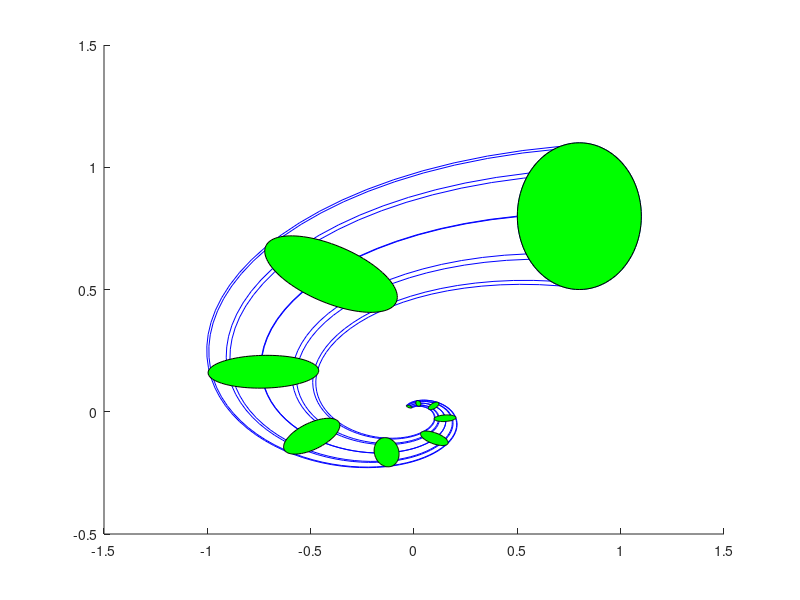

Write MATLAB code to recreate this figure.
%% TP Stabilité des EDO
A1 = [-1, -4;1 -1];
A2 = [1, -4;1 -1];
A3 = [1, 1;4 -2];

t0 = 0;
tf_12 = 2*pi/sqrt(3);
tf_3 = 1;
N = 100;% nombre de pas pour chaque equadiffn
nb_ci = 10;% nombre de points sur le cercle

% Tracé des cercles des points de départ
th = 0:pi/50:2*pi;
xunit_12 = 0.3 * cos(th) + 0.8;
yunit_12 = 0.3 * sin(th) + 0.8;
xunit_3 = 0.1 * cos(th) + 0.15;
yunit_3 = 0.1 * sin(th) - 0.6;
hold on

xunit = xunit_12;
yunit = yunit_12;
plot(xunit, yunit)

T_12 = linspace(t0, tf_12, N);
T_3 = linspace(t0, tf_3, N);

A = A1;
T = T_12;



mat_y0 = [xunit(1:nb_ci:100); yunit(1:nb_ci:100)];
mat_flot = [xunit ; yunit];
size(mat_flot)
% Calcul de la solution pour chaque condition initiale
for k=1:size(mat_y0, 2)
    Y = [];
    for t=1:length(T)
        Y = [Y, expm(T(t)*A)*mat_y0(:,k)];
        if (mod(t, 10) == 0)
%             mat_flot = [mat_flot, [Y(1,t);Y(2,t)]];
%             plot(Y(1,t),Y(2,t), 'g*')
        end
    end
    plot(Y(1,:), Y(2,:), 'b');
end

T_cercles_12 = linspace(t0, tf_12, 10);
T_cercles_3 = linspace(t0, tf_3, 5);
T_cercles = T_cercles_12;

mat_y0_cercles = [xunit(1:100); yunit(1:100)];

for t=1:length(T_cercles)
    Y_cercles = [];
    for k=1:size(mat_y0_cercles, 2)
        Y_cercles = [Y_cercles, [expm(T_cercles(t)*A)*mat_y0_cercles(:,k)]];
    end
    fill(Y_cercles(1,:), Y_cercles(2,:), 'g')
end













